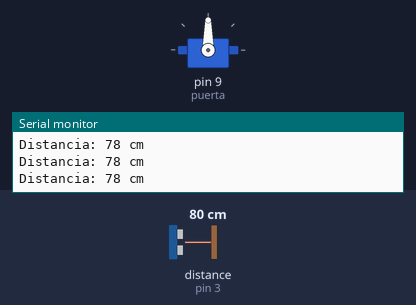
The sketch below on a simulated Arduino Uno, built with avr-gcc and run on an emulated ATmega328P. Shown: servo, the last lines printed to the serial monitor. Wiring (inferred from the names in the program): ultrasonic range finder: trigger pin 2; echo pin 3. Inputs (shaded band) come from the test bench; at power-on: distance to the obstacle (sensor on pin 3) 80 cm. The echo pulse lasts 58.3 µs per cm.

Above: at 1.3 s.
1.4 s: distance to the obstacle (sensor on pin 3) set to 24 cm
4.4 s: distance to the obstacle (sensor on pin 3) set to 19 cm
At 6.9 s:
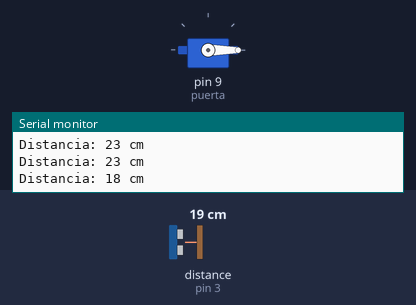
7.4 s: distance to the obstacle (sensor on pin 3) set to 35 cm
At 9.3 s:
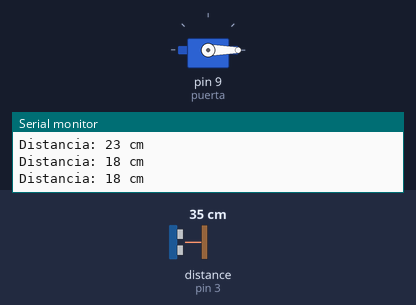
Timing chart, 0 to 10.8 s (numbered marks = the images above; inputs shaded):
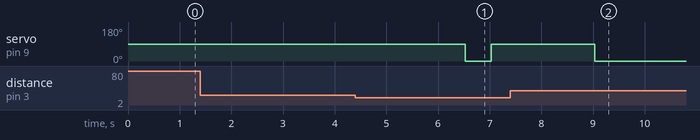

The sketch:

CodigoUnificado.ino.ino
```cpp
#include <Servo.h> // Incluimos la librería Servo

Servo puerta; // Creamos un objeto servo para controlar el servomotor

const int trigPin = 2; // Pin del Trigger del sensor
const int echoPin = 3; // Pin del Echo del sensor

void setup() {
    Serial.begin(9600); // Inicializamos la comunicación serial
    puerta.attach(9); // Conectamos el servomotor al pin 9
    pinMode(trigPin, OUTPUT); // Configuramos el pin Trigger como salida
    pinMode(echoPin, INPUT); // Configuramos el pin Echo como entrada
}

void loop() {
    long duration, distancia;

    // Enviamos un pulso de 10 microsegundos al Trigger
    digitalWrite(trigPin, LOW);
    delayMicroseconds(2);
    digitalWrite(trigPin, HIGH);
    delayMicroseconds(10);
    digitalWrite(trigPin, LOW);

    // Leemos el tiempo que tarda el eco en regresar
    duration = pulseIn(echoPin, HIGH);

    // Calculamos la distancia (en cm)
    distancia = duration * 0.034 / 2;

    Serial.print("Distancia: ");
    Serial.print(distancia);
    Serial.println(" cm");

    // Si la distancia es menor o igual a 20 cm, abrimos la puerta
    if (distancia <= 20) {
        puerta.write(90); // Posicionamos el servo para abrir la puerta (90 grados)
        delay(2000); // Mantenemos la puerta abierta por 2 segundos
        puerta.write(0); // Cerramos la puerta (0 grados)
    }

    delay(500); // Esperamos medio segundo antes de volver a medir
}
```

Measured:
- the behaviour switches between 22 and 21 cm on distance to the obstacle (sensor on pin 3) (found by bisection; images 0 and 1)
- after the input at 4.4 s, servo on pin 9 (puerta): 90° → 0° after 2.1 s, → 90° 0.50 s later
- after the input at 7.4 s, servo on pin 9 (puerta): goes on until 9.0 s, then stays 0°
